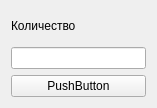
<?xml version="1.0" encoding="UTF-8"?>
<ui version="4.0">
 <class>count_form</class>
 <widget class="QWidget" name="count_form">
  <property name="geometry">
   <rect>
    <x>0</x>
    <y>0</y>
    <width>157</width>
    <height>108</height>
   </rect>
  </property>
  <property name="windowTitle">
   <string>Form</string>
  </property>
  <layout class="QVBoxLayout" name="verticalLayout">
   <item>
    <widget class="QLabel" name="label">
     <property name="text">
      <string>Количество</string>
     </property>
    </widget>
   </item>
   <item>
    <widget class="QLineEdit" name="lineEdit"/>
   </item>
   <item>
    <widget class="QPushButton" name="ok_btn">
     <property name="text">
      <string>PushButton</string>
     </property>
    </widget>
   </item>
  </layout>
 </widget>
 <resources/>
 <connections/>
</ui>
